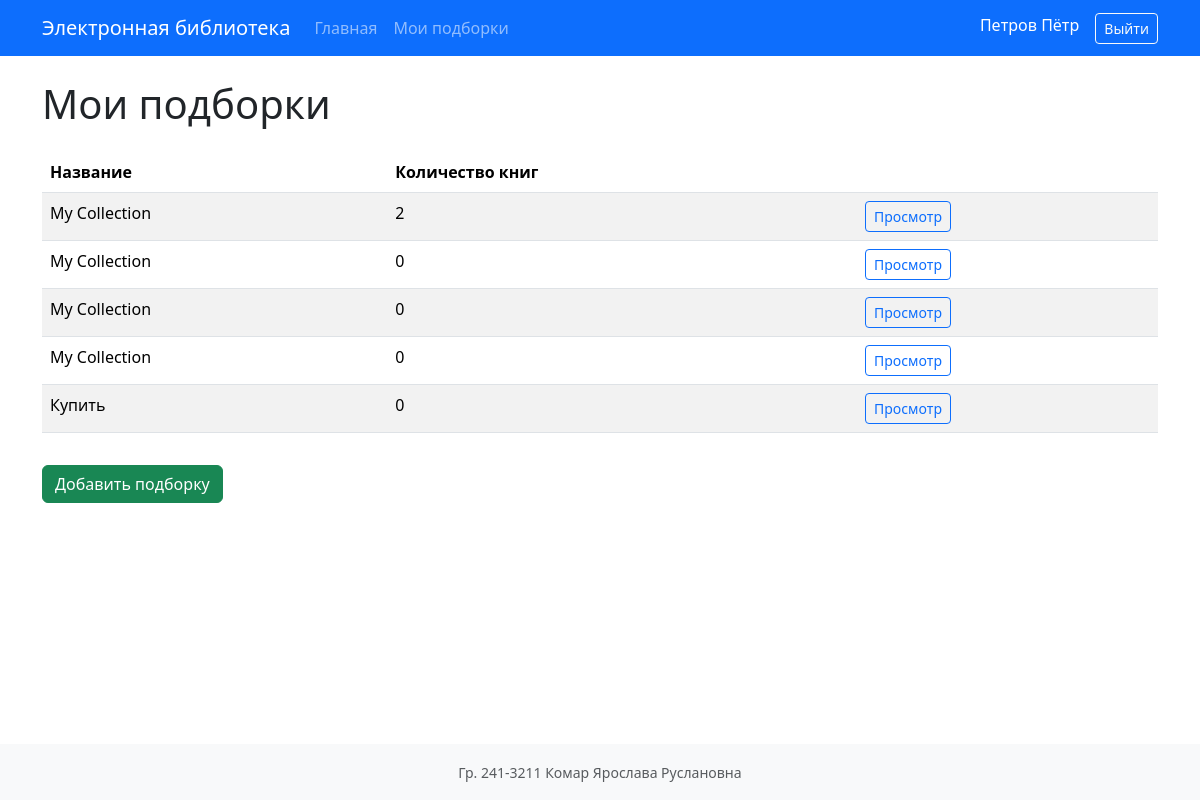
The app's page /collections (signed in) with its own data.
### app/models.py (models this page shows, shortened)
class User(db.Model):
    __tablename__ = "users"
    id = db.Column(db.Integer, primary_key=True)
    login = db.Column(db.String(100), unique=True, nullable=False)
    password_hash = db.Column(db.String(255), nullable=False)
    last_name = db.Column(db.String(100), nullable=False)
    first_name = db.Column(db.String(100), nullable=False)
    middle_name = db.Column(db.String(100), nullable=True)
    role_id = db.Column(db.Integer, db.ForeignKey("roles.id", ondelete="RESTRICT"), nullable=False)
    role = db.relationship("Role", back_populates="users")
    reviews = db.relationship("Review", back_populates="user", cascade="all, delete-orphan")
    collections = db.relationship("Collection", back_populates="user", cascade="all, delete-orphan")
    @property
    def role_name(self):
        return self.role.name if self.role else None

class Collection(db.Model):
    __tablename__ = "collections"
    id = db.Column(db.Integer, primary_key=True)
    name = db.Column(db.String(255), nullable=False)
    user_id = db.Column(db.Integer, db.ForeignKey("users.id", ondelete="CASCADE"), nullable=False)
    user = db.relationship("User", back_populates="collections")
    books = db.relationship(
        "Book",
        secondary=collection_books,
        back_populates="collections",
        lazy="select",
    )

### app/routes/collections.py (the view)
@collections_bp.route("/collections")
@regular_user_required
def index():
    user = get_current_user()
    collections = (
        Collection.query.filter_by(user_id=user["id"])
        .order_by(Collection.name)
        .all()
    )
    for collection in collections:
        collection.book_count = len(collection.books)
    return render_template("collections/list.html", collections=collections)

### app/__init__.py (called while the page is built)
def create_app(config_class=Config):
    app = Flask(__name__)
    app.config.from_object(config_class)
    app.permanent_session_lifetime = timedelta(days=30)
    db.init_app(app)
    upload_dir = app.config["UPLOAD_FOLDER"]
    os.makedirs(upload_dir, exist_ok=True)
    from app.routes.auth import auth_bp
    from app.routes.books import books_bp
    from app.routes.collections import collections_bp
    from app.routes.reviews import reviews_bp
    app.register_blueprint(auth_bp)
    app.register_blueprint(books_bp)
    app.register_blueprint(reviews_bp)
    app.register_blueprint(collections_bp)
    with app.app_context():
        db.create_all()
        seed_initial_data()
    @app.context_processor
    def inject_user():
        from flask import session
        from app.utils import get_current_user
        return {"current_user": get_current_user()}
    return app

### app/utils.py (called while the page is built)
def get_current_user():
    user_id = session.get("user_id")
    if not user_id:
        return None
    user = User.query.get(user_id)
    if not user:
        return None
    return {
        "id": user.id,
        "login": user.login,
        "last_name": user.last_name,
        "first_name": user.first_name,
        "middle_name": user.middle_name,
        "role_name": user.role_name,
        "role_description": user.role.description if user.role else None,
    }

### app/templates/collections/list.html (shortened to what this page needs)
{% extends "base.html" %}
{% block content %}
<h1 class="mb-4">Мои подборки</h1>
{% if collections %}
<table class="table table-striped"><thead><tr><th>Название</th><th>Количество книг</th><th></th></tr></thead><tbody>
{% for collection in collections %}<tr><td>{{ collection.name }}</td><td>{{ collection.book_count }}</td>
<td><a href="{{ url_for('collections.view', collection_id=collection.id) }}" class="btn btn-sm btn-outline-primary">Просмотр</a></td></tr>{% endfor %}
</tbody></table>{% else %}<p class="text-muted">Подборок пока нет.</p>{% endif %}
<button type="button" class="btn btn-success mt-3" data-bs-toggle="modal" data-bs-target="#newCollectionModal">Добавить подборку</button>
{% endblock %}

### app/templates/base.html (shortened to what this page needs)
<!DOCTYPE html>
<html lang="ru">
<head>
<link href="https://cdn.jsdelivr.net/npm/bootstrap@5.3.3/dist/css/bootstrap.min.css" rel="stylesheet">
<link rel="stylesheet" href="https://cdn.jsdelivr.net/npm/bootstrap-icons@1.11.3/font/bootstrap-icons.min.css">
</head>
<body class="d-flex flex-column min-vh-100">
<nav class="navbar navbar-expand-lg navbar-dark bg-primary">
<div class="container">
<a class="navbar-brand" href="{{ url_for('books.index') }}">Электронная библиотека</a>
<div class="collapse navbar-collapse" id="navbarNav">
<ul class="navbar-nav me-auto">
<li class="nav-item"><a class="nav-link" href="{{ url_for('books.index') }}">Главная</a></li>
{% if current_user and current_user.role_name == 'user' %}
<li class="nav-item"><a class="nav-link" href="{{ url_for('collections.index') }}">Мои подборки</a></li>
{% endif %}
</ul>
<ul class="navbar-nav">
{% if current_user %}
<li class="nav-item"><span class="navbar-text text-white me-3">{{ current_user.last_name }} {{ current_user.first_name }}{% if current_user.middle_name %} {{ current_user.middle_name }}{% endif %}</span></li>
<li class="nav-item"><a class="btn btn-outline-light btn-sm" href="{{ url_for('auth.logout', next=request.path) }}">Выйти</a></li>
{% else %}
<li class="nav-item"><a class="btn btn-outline-light btn-sm" href="{{ url_for('auth.login') }}">Войти</a></li>
{% endif %}
</ul></div></div></nav>
<main class="container flex-grow-1 py-4">
{% block content %}{% endblock %}
</main>
<footer class="bg-light py-3 mt-auto"><div class="container text-center text-muted">
<small>Гр. 241-3211 Комар Ярослава Руслановна</small>
</div></footer>
</body></html>

### records on screen
User: last_name "Петров", first_name "Пётр"
Collection: name "My Collection", book_count "2"
Collection: name "My Collection", book_count "0"
Collection: name "My Collection", book_count "0"
Collection: name "My Collection", book_count "0"
Collection: name "Купить", book_count "0"
